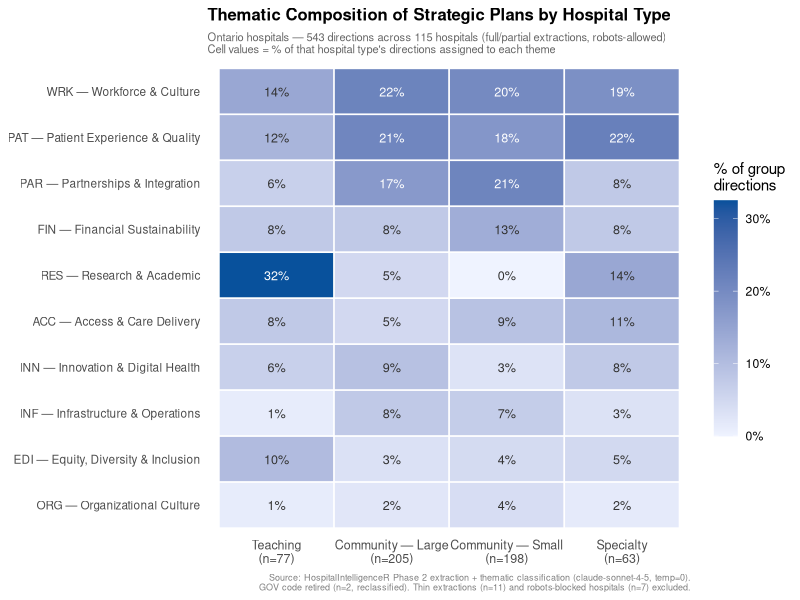
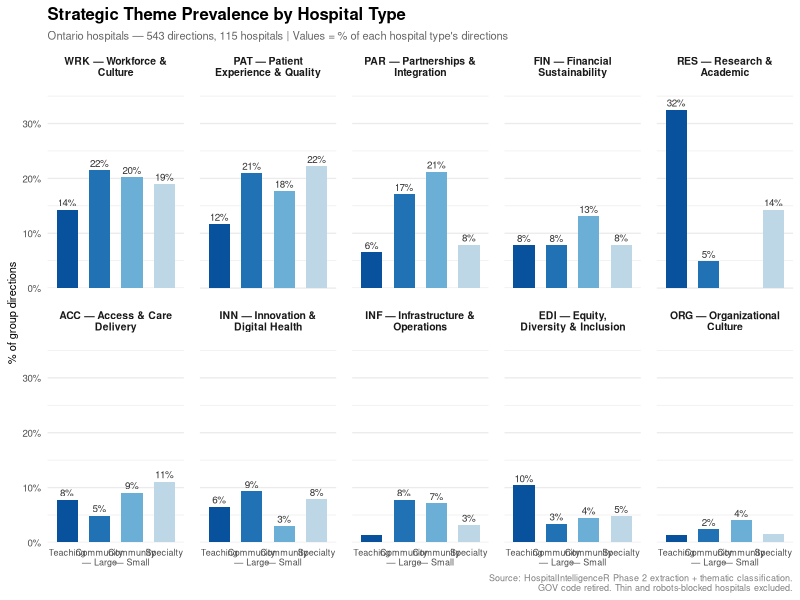

The R script that drew these images, in order:
# =============================================================================
# analysis/scripts/01b_direction_types.R
# HospitalIntelligenceR — Direction 1b: Theme Distribution by Hospital Type
#
# QUESTION:
#   How does the thematic composition of strategic plans differ across hospital
#   type groups? Do Small Community hospitals over-index on workforce and financial
#   themes relative to Teaching hospitals?
#
# APPROACH:
#   - Unit of analysis: direction row (one row per strategic direction)
#   - Primary variable: primary_theme (10-code taxonomy, GOV retired)
#   - Grouping variable: hospital_type_group
#   - Metric: % of directions in each type group assigned to each theme
#     (proportion, not raw count — controls for group size differences)
#   - Same analytical cohort as 01a: full/partial extractions, robots-allowed
#
# OUTPUTS:
#   analysis/outputs/tables/01b_theme_by_type_counts.csv     [raw counts]
#   analysis/outputs/tables/01b_theme_by_type_pct.csv        [row percentages]
#   analysis/outputs/figures/01b_theme_heatmap.png           [primary chart]
#   analysis/outputs/figures/01b_theme_facet_bar.png         [secondary chart]
#
# DEPENDENCIES:
#   Requires 'strategy_classified' in environment (from 00c_build_strategy_classified.R)
#   OR will load analysis/data/strategy_classified.csv directly if not found.
#
# USAGE:
#   source("analysis/scripts/00_prepare_data.R")              # if not already run
#   source("analysis/scripts/00c_build_strategy_classified.R") # if not already run
#   source("analysis/scripts/01b_direction_types.R")
# =============================================================================

suppressPackageStartupMessages({
  library(dplyr)
  library(ggplot2)
  library(readr)
  library(tidyr)
  library(stringr)
  library(forcats)
})


# =============================================================================
# SECTION 1: Load data
# =============================================================================

if (!exists("strategy_classified")) {
  message("'strategy_classified' not found in environment — loading from CSV.")
  strategy_classified <- read_csv(
    "analysis/data/strategy_classified.csv",
    col_types = cols(.default = col_character()),
    show_col_types = FALSE
  )
}


# =============================================================================
# SECTION 2: Build analytical subset
# =============================================================================

# Same cohort as 01a: robots-allowed, full/partial extractions, classified rows
classified <- strategy_classified %>%
  filter(
    robots_allowed == "TRUE",
    extraction_quality %in% c("full", "partial"),
    !is.na(primary_theme),
    classification_status == "ok"
  ) %>%
  mutate(
    # Collapse Community — Medium into Community — Large (n=1)
    type_group = case_when(
      hospital_type_group == "Community — Medium" ~ "Community — Large",
      TRUE                                        ~ hospital_type_group
    ),
    type_group = factor(type_group, levels = c(
      "Teaching",
      "Community — Large",
      "Community — Small",
      "Specialty"
    ))
  )

n_directions <- nrow(classified)
n_hospitals  <- n_distinct(classified$fac)

cat(sprintf("Analytical cohort: %d directions across %d hospitals\n",
            n_directions, n_hospitals))
cat("Hospital type breakdown:\n")
print(table(classified$type_group))


# =============================================================================
# SECTION 3: Theme ordering — by overall prevalence (descending)
# =============================================================================

# Order themes by overall frequency so charts read highest → lowest
theme_order <- classified %>%
  count(primary_theme, sort = TRUE) %>%
  pull(primary_theme)

classified <- classified %>%
  mutate(primary_theme = factor(primary_theme, levels = theme_order))


# =============================================================================
# SECTION 4: Cross-tab — counts and proportions
# =============================================================================

# Raw counts: directions per theme per type group
counts <- classified %>%
  group_by(type_group, primary_theme) %>%
  summarise(n_directions = n(), .groups = "drop")

# Group totals for denominator
group_totals <- classified %>%
  count(type_group, name = "n_total")

# Proportions: % of each type group's directions in each theme
theme_pct <- counts %>%
  left_join(group_totals, by = "type_group") %>%
  mutate(pct = round(100 * n_directions / n_total, 1)) %>%
  # Fill zeros for type/theme combinations with no directions
  complete(type_group, primary_theme, fill = list(n_directions = 0, pct = 0)) %>%
  left_join(group_totals, by = "type_group") %>%
  mutate(n_total = coalesce(n_total.x, n_total.y)) %>%
  select(type_group, primary_theme, n_directions, n_total, pct)

# Wide format for readable table output
counts_wide <- counts %>%
  pivot_wider(
    names_from  = type_group,
    values_from = n_directions,
    values_fill = 0
  ) %>%
  arrange(primary_theme)

pct_wide <- theme_pct %>%
  select(type_group, primary_theme, pct) %>%
  pivot_wider(
    names_from  = type_group,
    values_from = pct,
    values_fill = 0
  ) %>%
  arrange(primary_theme)

cat("\n=== Theme distribution by hospital type (% of group directions) ===\n")
print(as.data.frame(pct_wide))


# =============================================================================
# SECTION 5: Write tables
# =============================================================================

dir.create("analysis/outputs/tables", recursive = TRUE, showWarnings = FALSE)

write_csv(counts_wide, "analysis/outputs/tables/01b_theme_by_type_counts.csv")
write_csv(pct_wide,    "analysis/outputs/tables/01b_theme_by_type_pct.csv")

cat("\nTables written to analysis/outputs/tables/\n")


# =============================================================================
# SECTION 6: Chart 1 — Heatmap (primary chart)
#
# Rows = themes (ordered by overall prevalence)
# Cols = hospital type groups
# Fill = % of that group's directions in that theme
# This is the most information-dense view of the full cross-tab
# =============================================================================

dir.create("analysis/outputs/figures", recursive = TRUE, showWarnings = FALSE)

# Theme labels — code + readable name for axis
THEME_LABELS <- c(
  WRK = "WRK — Workforce & Culture",
  PAT = "PAT — Patient Experience & Quality",
  PAR = "PAR — Partnerships & Integration",
  FIN = "FIN — Financial Sustainability",
  RES = "RES — Research & Academic",
  ACC = "ACC — Access & Care Delivery",
  INN = "INN — Innovation & Digital Health",
  INF = "INF — Infrastructure & Operations",
  EDI = "EDI — Equity, Diversity & Inclusion",
  ORG = "ORG — Organizational Culture"
)

# Add readable label and flip theme order for heatmap (highest at top)
heatmap_data <- theme_pct %>%
  mutate(
    theme_label = THEME_LABELS[as.character(primary_theme)],
    theme_label = factor(theme_label,
                         levels = rev(THEME_LABELS[theme_order]))
  )

# Group size labels for column headers
group_labels <- group_totals %>%
  mutate(label = sprintf("%s\n(n=%d dirs)", type_group, n_total))

# Add to heatmap data
heatmap_data <- heatmap_data %>%
  left_join(
    group_totals %>% mutate(col_label = sprintf("%s\n(n=%d)", type_group, n_total)),
    by = "type_group"
  ) %>%
  mutate(col_label = factor(col_label, levels = {
    group_totals %>%
      arrange(type_group) %>%
      mutate(col_label = sprintf("%s\n(n=%d)", type_group, n_total)) %>%
      pull(col_label)
  }))

p_heatmap <- ggplot(
  heatmap_data,
  aes(x = col_label, y = theme_label, fill = pct)
) +
  geom_tile(colour = "white", linewidth = 0.5) +
  geom_text(
    aes(label = sprintf("%.0f%%", pct)),
    size = 3.2,
    colour = ifelse(heatmap_data$pct > 15, "white", "grey20")
  ) +
  scale_fill_gradient(
    low      = "#EFF3FF",
    high     = "#08519C",
    name     = "% of group\ndirections",
    limits   = c(0, NA),
    breaks   = c(0, 10, 20, 30),
    labels   = function(x) paste0(x, "%")
  ) +
  labs(
    title    = "Thematic Composition of Strategic Plans by Hospital Type",
    subtitle = sprintf(
      "Ontario hospitals — %d directions across %d hospitals (full/partial extractions, robots-allowed)\nCell values = %% of that hospital type's directions assigned to each theme",
      n_directions, n_hospitals
    ),
    x = NULL,
    y = NULL,
    caption = paste0(
      "Source: HospitalIntelligenceR Phase 2 extraction + thematic classification (claude-sonnet-4-5, temp=0).\n",
      "GOV code retired (n=2, reclassified). Thin extractions (n=11) and robots-blocked hospitals (n=7) excluded."
    )
  ) +
  theme_minimal(base_size = 11) +
  theme(
    plot.title     = element_text(face = "bold", size = 12),
    plot.subtitle  = element_text(colour = "grey40", size = 8),
    plot.caption   = element_text(colour = "grey50", size = 6.5),
    axis.text.x    = element_text(size = 9, hjust = 0.5),
    axis.text.y    = element_text(size = 8.5),
    panel.grid     = element_blank(),
    legend.key.height = unit(1.2, "cm")
  )

ggsave(
  "analysis/outputs/figures/01b_theme_heatmap.png",
  plot   = p_heatmap,
  width  = 8,
  height = 6,
  dpi    = 300
)
cat("Figure saved: 01b_theme_heatmap.png\n")


# =============================================================================
# SECTION 7: Chart 2 — Faceted bar chart (secondary chart)
#
# One facet per theme, bars = hospital type groups, height = % of group directions
# Good for reading within-theme variation across groups
# =============================================================================

# Facet label wrapping for theme names
heatmap_data_facet <- theme_pct %>%
  mutate(
    theme_label = str_wrap(THEME_LABELS[as.character(primary_theme)], width = 22),
    theme_label = factor(theme_label,
                         levels = str_wrap(THEME_LABELS[theme_order], width = 22))
  )

p_facet <- ggplot(
  heatmap_data_facet,
  aes(x = type_group, y = pct, fill = type_group)
) +
  geom_col(width = 0.65, show.legend = FALSE) +
  geom_text(
    aes(label = ifelse(pct >= 2, sprintf("%.0f%%", pct), "")),
    vjust = -0.4, size = 2.5, colour = "grey20"
  ) +
  facet_wrap(~ theme_label, ncol = 5) +
  scale_fill_manual(values = c(
    "Teaching"          = "#08519C",
    "Community — Large" = "#2171B5",
    "Community — Small" = "#6BAED6",
    "Specialty"         = "#BDD7E7"
  )) +
  scale_x_discrete(labels = function(x) str_wrap(x, width = 10)) +
  scale_y_continuous(
    limits = c(0, NA),
    expand = expansion(mult = c(0, 0.15)),
    labels = function(x) paste0(x, "%")
  ) +
  labs(
    title    = "Strategic Theme Prevalence by Hospital Type",
    subtitle = sprintf(
      "Ontario hospitals — %d directions, %d hospitals | Values = %% of each hospital type's directions",
      n_directions, n_hospitals
    ),
    x = NULL,
    y = "% of group directions",
    caption = paste0(
      "Source: HospitalIntelligenceR Phase 2 extraction + thematic classification.\n",
      "GOV code retired. Thin and robots-blocked hospitals excluded."
    )
  ) +
  theme_minimal(base_size = 10) +
  theme(
    plot.title     = element_text(face = "bold", size = 12),
    plot.subtitle  = element_text(colour = "grey40", size = 8),
    plot.caption   = element_text(colour = "grey50", size = 6.5),
    strip.text     = element_text(size = 7.5, face = "bold"),
    axis.text.x    = element_text(size = 6.5),
    axis.text.y    = element_text(size = 7),
    axis.title.y   = element_text(size = 8),
    panel.grid.major.x = element_blank(),
    panel.spacing  = unit(0.8, "lines")
  )

ggsave(
  "analysis/outputs/figures/01b_theme_facet_bar.png",
  plot   = p_facet,
  width  = 11,
  height = 7,
  dpi    = 300
)
cat("Figure saved: 01b_theme_facet_bar.png\n")


# =============================================================================
# SECTION 8: Narrative summary
# =============================================================================

cat("\n========== DIRECTION 1b SUMMARY ==========\n")
cat(sprintf("  Analytical cohort:  %d directions, %d hospitals\n",
            n_directions, n_hospitals))
cat("\n  Theme distribution by group (% of group directions):\n")
print(as.data.frame(pct_wide))

# Flag notable differentials: themes where max - min across groups >= 8 pct points
cat("\n  Notable differentials (max - min >= 8 pct points across groups):\n")
pct_long_numeric <- theme_pct %>%
  select(type_group, primary_theme, pct)

differentials <- pct_long_numeric %>%
  group_by(primary_theme) %>%
  summarise(
    max_pct  = max(pct),
    min_pct  = min(pct),
    range_pp = max_pct - min_pct,
    high_group = type_group[which.max(pct)],
    low_group  = type_group[which.min(pct)],
    .groups = "drop"
  ) %>%
  filter(range_pp >= 8) %>%
  arrange(desc(range_pp))

if (nrow(differentials) > 0) {
  for (i in seq_len(nrow(differentials))) {
    cat(sprintf("    %-5s  range=%.0f pp  high=%s (%.0f%%)  low=%s (%.0f%%)\n",
                differentials$primary_theme[i],
                differentials$range_pp[i],
                differentials$high_group[i],
                differentials$max_pct[i],
                differentials$low_group[i],
                differentials$min_pct[i]))
  }
} else {
  cat("    No theme shows >= 8 pp differential across groups.\n")
}

cat("==========================================\n")
